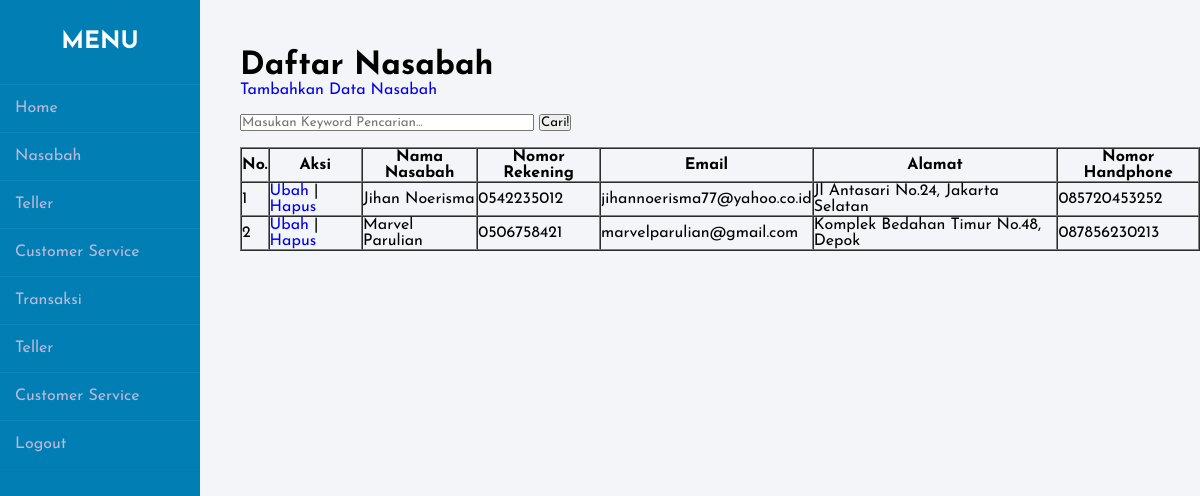
/dashboard.php?data=nasabah/home-nasabah.php (signed in), run on the app's committed database.
### tables this page shows
CREATE TABLE `tbl_nasabah` (
  `id_nasabah` int(10) NOT NULL,
  `nama_nasabah` varchar(255) NOT NULL,
  `nomor_rekening` char(10) NOT NULL,
  `email` varchar(50) NOT NULL,
  `alamat` varchar(255) NOT NULL,
  `nomor_handphone` varchar(20) NOT NULL
);

### nasabah/function-nasabah.php (called while the page is built, shortened)
<?php $db = mysqli_connect("localhost", "root", "", "e_branch");
    function query($query)
    {
        global $db;
        $result = mysqli_query($db, $query);
        $rows = [];
        while ($row = mysqli_fetch_assoc($result)) {
            $rows[] = $row;
        }
        return $rows;
    }
?>

### nasabah/home-nasabah.php (the view, shortened to what this page needs)
<?php
require 'function-nasabah.php';
$nasabah = query("SELECT * FROM tbl_nasabah");
?>
<!DOCTYPE html>
<html lang="en">
<head>
    <link rel="stylesheet" href="css/home-nasabah.css">
</head>
<body>
    <div class="container isi">
    <h1>Daftar Nasabah</h1>
    <a href="tambah-nasabah.php">Tambahkan Data Nasabah</a>
    <br><br>
    <form action="" method="POST">
        <input type="text" name="keyword" size="40" autofocus placeholder="Masukan Keyword Pencarian..." autocomplete="off">
        <button type="submit" name="cari">Cari!</button>
    </form>
    <br>
    <table border="1" cellpadding="10" cellspacing="0">
        <tr>
            <th>No.</th>
            <th>Aksi</th>
            <th>Nama Nasabah</th>
            <th>Nomor Rekening</th>
            <th>Email</th>
            <th>Alamat</th>
            <th>Nomor Handphone</th>
        </tr>
        <?php $i = 1; ?>
        <?php foreach ($nasabah as $row) : ?>
            <tr>
                <td><?= $i; ?></td>
                <td>
                    <a href="ubah-nasabah.php?id_nasabah=<?= $row["id_nasabah"]; ?>">Ubah</a> |
                    <a href="hapus-nasabah.php?id_nasabah=<?= $row["id_nasabah"]; ?>" onclick="
                    return confirm('yakin?');">Hapus</a>
                </td>
                <td><?= $row["nama_nasabah"]; ?></td>
                <td><?= $row["nomor_rekening"]; ?></td>
                <td><?= $row["email"]; ?></td>
                <td><?= $row["alamat"]; ?></td>
                <td><?= $row["nomor_handphone"]; ?></td>
            </tr>
            <?php $i++; ?>
        <?php endforeach; ?>
    </table>
</div>
</body>
</html>

### dashboard.php (shortened to what this page needs)
<!DOCTYPE html>
<html lang="en">
<head>
	<link rel="stylesheet" href="css/style-dashboard.css">
</head>
<body>
	<div class="wrapper">
		<div class="sidebar">
			<h2>Menu</h2>
			<ul>
				<li><a href="dashboard.php">Home</a></li>
				<li><a href="dashboard.php?data=nasabah/home-nasabah.php">Nasabah</a></li>
				<li><a href="dashboard.php?data=teller/home-teller.php">Teller</a></li>
				<li><a href="dashboard.php?data=teller/home-cso.php">Customer Service</a></li>
				<li><a href="#">Transaksi</a></li>
				<ul>
					<li><a href="dashboard.php?data=transaksi_teller/home-transaksi-teller.php">Teller</a></li>
					<li><a href="dashboard.php?data=transaksi_cso/home-transaksi-cso.php">Customer Service</a></li>
				</ul>
				<li><a href="logout.php">Logout</a></li>
			</ul>
		</div>
	</div>
	<div class="main"><?php include"konten.php"; ?></div>
</body>
</html>

### konten.php (shortened to what this page needs)
<?php
    $data = $_GET['data'];
    if($data == 'home') {
        include "dashboard.php";
    } elseif($data == 'nasabah/home-nasabah.php') {
        include"nasabah/home-nasabah.php";
    } elseif($data == 'teller/home-teller.php') {
        include"teller/home-teller.php";
    } elseif($data == 'cso/home-cso.php') {
        include"cso/home-cso.php";
    }
?>

### css/style-dashboard.css (style rules this page uses)
* { margin:0 ; padding: 0; box-sizing: border-box; list-style: none; text-decoration: none; font-family: 'Josefin Sans', sans-serif; }
body { background-color: #f3f5f9; }
.isi { margin-left: 240px; margin-top: 50px; }
.wrapper { display: flex; position: relative; }
.wrapper .sidebar { width: 200px; height: 100%; background: #017fb5; padding: 30px 0px; position: fixed; }
.wrapper .sidebar h2 { color: #fff; text-transform: uppercase; text-align: center; margin-bottom: 30px; }
.wrapper .sidebar ul li { padding: 15px; border-bottom: 1px solid #bdb8d7; border-bottom: 1px solid rgba(0, 0, 0, 0.05); border-top: 1px solid rgba(255, 255, 255, 0.05); }
.wrapper .sidebar ul li a { color: #bdb8d7; display: block; }

### data on the page
tbl_nasabah: nama_nasabah "Jihan Noerisma", nomor_rekening "0542235012", email "jihannoerisma77@yahoo.co.id", alamat "Jl Antasari No.24, Jakarta Selatan", nomor_handphone "085720453252"
tbl_nasabah: nama_nasabah "Marvel Parulian", nomor_rekening "0506758421", email "marvelparulian@gmail.com", alamat "Komplek Bedahan Timur No.48, Depok", nomor_handphone "087856230213"
